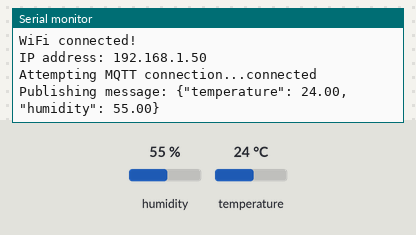
Bench run of a sketch on a simulated ESP32. Shown: the last lines printed to the serial monitor. The test bench sets the inputs (shaded band); at power-on: humidity 55 %, temperature 24 °C. WiFi joins after 1.5 s; servers stay silent unless stated; no MQTT or app messages arrive unless stated.

Above: at 3.2 s.
3.3 s: humidity set to 22 %
At 7.9 s:
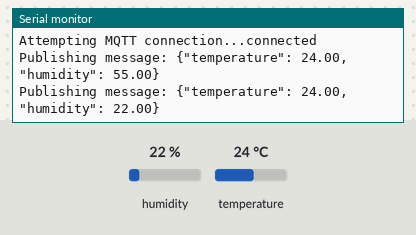
8.9 s: temperature set to 12 °C
At 13.1 s:
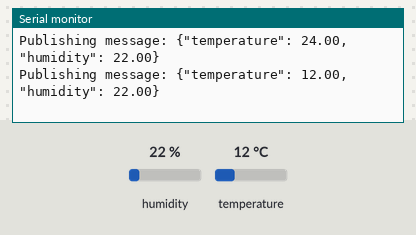
14.5 s: humidity set to 40 %
At 18.3 s:
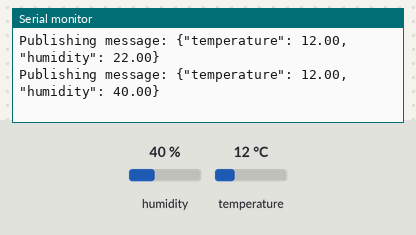
Timing chart, 0 to 19.8 s (numbered marks = the images above; inputs shaded):
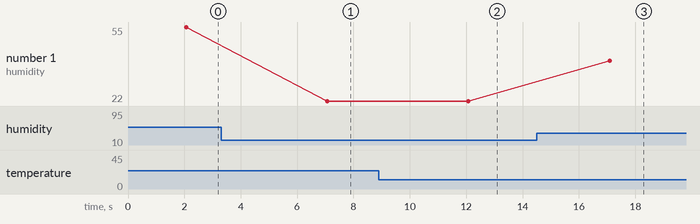

Measured:
- after the input at 3.3 s, the serial monitor: prints a new line after 3.8 s (image 1)
- after the input at 8.9 s, the serial monitor: prints a new line after 3.2 s (image 2)
- after the input at 14.5 s, the serial monitor: prints a new line after 2.6 s (image 3)
- plotted number 1: 55 → 22 after the input at 3.3 s, 22 → 40 after the input at 14.5 s

The sketch:

DHT11.ino
```cpp
#include <WiFi.h>
#include <PubSubClient.h>
#include <DHT.h>

// ====== WiFi Config ======
const char* ssid = "YOUR_WIFI_SSID";
const char* password = "YOUR_WIFI_PASSWORD";

// ====== MQTT Config ======
const char* mqtt_server = "192.168.1.100"; // IP or hostname of Mosquitto broker
const int mqtt_port = 1883;
const char* mqtt_topic = "sensors/dht22";
const char* mqtt_client_id = "esp32-sensor-1";

// ====== DHT Config ======
#define DHTPIN 4
#define DHTTYPE DHT22
DHT dht(DHTPIN, DHTTYPE);

// ====== WiFi & MQTT Clients ======
WiFiClient espClient;
PubSubClient client(espClient);

// ====== WiFi Connection ======
void setup_wifi() {
  delay(10);
  Serial.println();
  Serial.print("Connecting to ");
  Serial.println(ssid);

  WiFi.begin(ssid, password);
  while (WiFi.status() != WL_CONNECTED) {
    delay(1000);
    Serial.print(".");
  }

  Serial.println("");
  Serial.println("WiFi connected!");
  Serial.print("IP address: ");
  Serial.println(WiFi.localIP());
}

// ====== MQTT Reconnection ======
void reconnect() {
  while (!client.connected()) {
    Serial.print("Attempting MQTT connection...");
    if (client.connect(mqtt_client_id)) {
      Serial.println("connected");
    } else {
      Serial.print("failed, rc=");
      Serial.print(client.state());
      Serial.println(" try again in 5 seconds");
      delay(5000);
    }
  }
}

void setup() {
  Serial.begin(115200);
  dht.begin();
  setup_wifi();
  client.setServer(mqtt_server, mqtt_port);
}

void loop() {
  if (!client.connected()) {
    reconnect();
  }
  client.loop();

  // Read sensor data
  float h = dht.readHumidity();
  float t = dht.readTemperature();

  if (isnan(h) || isnan(t)) {
    Serial.println("Failed to read from DHT sensor!");
    delay(2000);
    return;
  }

  // Create JSON payload
  char payload[100];
  snprintf(payload, sizeof(payload), "{\"temperature\": %.2f, \"humidity\": %.2f}", t, h);

  // Publish to MQTT
  Serial.print("Publishing message: ");
  Serial.println(payload);
  client.publish(mqtt_topic, payload);

  delay(5000); // wait 5 seconds before sending again
}
```
